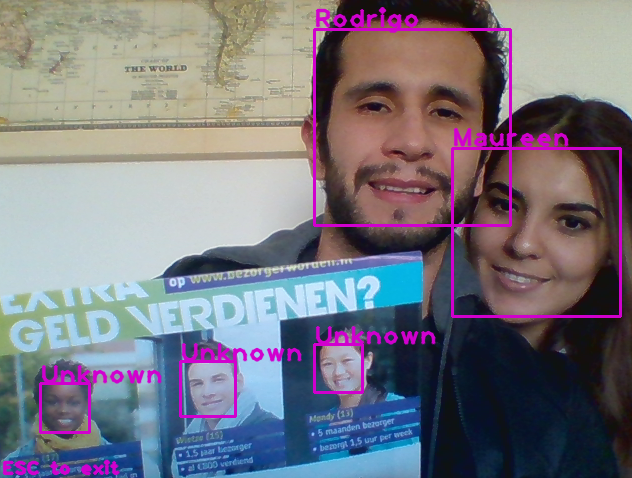
#> input picture images/face_recon_example.png, 632 x 478 px, given in place of the camera
$ python face_detect_haar_5_cut_normalize.py   (Python 2 division)
#> lines starting #> are read from the running program, lines starting #| are printed output that depends on the picture
#draw a rectangle around detected face
#live session
#cut, normalize, and resize when a face is detected

import cv2
import numpy as np
import os
import math

'''
#take a picture
webcam = cv2.VideoCapture(0)
_, frame = webcam.read()
cv2.waitKey(1000)
webcam.release()
'''


###### show window ################
# Open a new thread to manage the external cv2 interaction
cv2.startWindowThread()

# Create a window holder to show you image in
cv2.namedWindow("PyData Tutorial", cv2.WINDOW_NORMAL)


class FaceDetector(object):
    def __init__(self, xml_path):
        self.classifier = cv2.CascadeClassifier(xml_path)

    def detect(self, image, biggest_only=True):
        scale_factor = 1.2
        min_neighbors = 5
        min_size = (30, 30)
        biggest_only = True
        flags = cv2.CASCADE_FIND_BIGGEST_OBJECT | \
                    cv2.CASCADE_DO_ROUGH_SEARCH if biggest_only else \
                    cv2.CASCADE_SCALE_IMAGE
        faces_coord = self.classifier.detectMultiScale(image,
                                                       scaleFactor=scale_factor,
                                                       minNeighbors=min_neighbors,
                                                       minSize=min_size,
                                                       flags=flags)

        return faces_coord


class VideoCamera(object):
    def __init__(self, index=0):
        self.video = cv2.VideoCapture(index)
        self.index = index
        print self.video.isOpened()

    def __del__(self):
        self.video.release()

    def get_frame(self, in_grayscale=False):
#> called with in_grayscale = False
        _, frame = self.video.read()
#> frame is the input picture: shape (478, 632, 3); mean B, G, R 128.2, 118, 120.3
        if in_grayscale:
            frame = cv2.cvtColor(frame, cv2.COLOR_BGR2GRAY)
        return frame


def cut_faces(image, faces_coord):
    faces = []

    for (x, y, w, h) in faces_coord:
        w_rm = int(0.2 * w / 2)
        faces.append(image[y: y + h, x + w_rm: x + w - w_rm])

    return faces


def normalize_intensity(images):
    images_norm = []
    for image in images:
        is_color = len(image.shape) == 3
        if is_color:
            image = cv2.cvtColor(image, cv2.COLOR_BGR2GRAY)
        images_norm.append(cv2.equalizeHist(image))
    return images_norm


def resize(images, size=(50, 50)):
    images_norm = []
    for image in images:
        if image.shape < size:
            image_norm = cv2.resize(image, size,
                                    interpolation = cv2.INTER_AREA)
        else:
            image_norm = cv2.resize(image, size,
                                    interpolation = cv2.INTER_CUBIC)
        images_norm.append(image_norm)

    return images_norm


################ main ###############

webcam = VideoCamera()
detector = FaceDetector("xml/frontal_face.xml")


try:
    while True:
        frame = webcam.get_frame()
        faces_coord = detector.detect(frame)
#> in detect, `faces_coord = self.classifier.detectMultiScale(image, scaleFactor=scal..`: faces_coord = [[40, 384, 47, 47], [316, 346, 46, 46], [181, 360, 54, 54], [454, 151, 163, 163], [313, 31, 195, 195]]

        if len(faces_coord):
            faces = cut_faces(frame, faces_coord)
#> the loop in cut_faces, `for (x, y, w, h) in faces_coord:` made 5 passes
#> (x, y, w, h, w_rm) on passes 1 to 5: (40, 384, 47, 47, 4), (316, 346, 46, 46, 4), (181, 360, 54, 54, 5), (454, 151, 163, 163, 16), (313, 31, 195, 195, 19)
#> after the loop in cut_faces, `for (x, y, w, h) in faces_coord:`: faces = 5 items
#> faces = 5 items
            faces = normalize_intensity(faces)
#> the loop in normalize_intensity, `for image in images:` made 5 passes
#> pass 1, in normalize_intensity, `image = cv2.cvtColor(image, cv2.COLOR_BGR2GRAY)`:
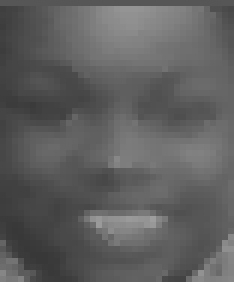
#> image: shape (47, 39) (shown 6 times larger); min 56, max 158, mean 94.6
#> pass 2, in normalize_intensity, `image = cv2.cvtColor(image, cv2.COLOR_BGR2GRAY)`:
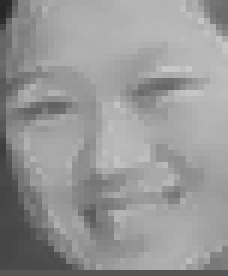
#> image: shape (46, 38) (shown 6 times larger); min 38, max 200, mean 150.6
#> pass 3, in normalize_intensity, `image = cv2.cvtColor(image, cv2.COLOR_BGR2GRAY)`:
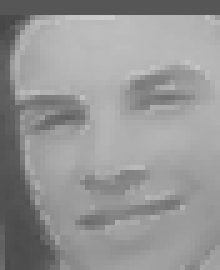
#> image: shape (54, 44) (shown 5 times larger); min 71, max 203, mean 149.4
            faces = resize(faces)
#> the loop in resize, `for image in images:` made 5 passes
#> pass 1, in resize, `image_norm = cv2.resize(image, size, interpolation = cv2.INTER_AREA)`:
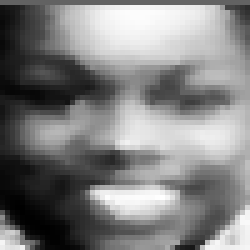
#> image_norm: shape (50, 50) (shown 5 times larger); min 0, max 255, mean 128.7
#> pass 2, in resize, `image_norm = cv2.resize(image, size, interpolation = cv2.INTER_AREA)`:
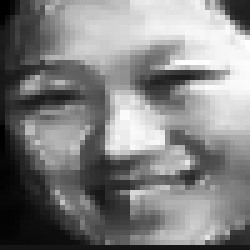
#> image_norm: shape (50, 50) (shown 5 times larger); min 0, max 255, mean 128.8
#> pass 3, in resize, `image_norm = cv2.resize(image, size, interpolation = cv2.INTER_CUBIC)`:
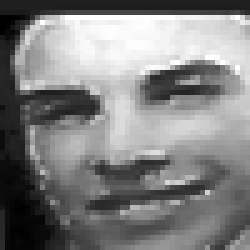
#> image_norm: shape (50, 50) (shown 5 times larger); min 0, max 255, mean 129.5

            cv2.imshow("PyData Tutorial", faces[0])
        else:
            cv2.imshow("PyData Tutorial", frame)


        '''
        for (x, y, w, h) in faces_coord:
            cv2.rectangle(frame, (x, y), (x + w, y + h),
                          (150, 150, 0), 8)
        #plt_show(frame)
        cv2.imshow("PyData Tutorial", frame)

        print "Type: " + str(type(faces_coord))
        print faces_coord
        print "Number of faces detected: " + str(len(faces_coord))

        #clear_output(wait = True)
        '''


        #PRESS ESC repeatedly to end
        if cv2.waitKey(40) & 0xFF == 27:
#> (key Esc is pressed here)
            break
except KeyboardInterrupt:
     print "Live Video Interrupted"


# release both video objects created
#webcam.release()
# Press any key to close external window
cv2.waitKey()
cv2.destroyAllWindows()
######################################
